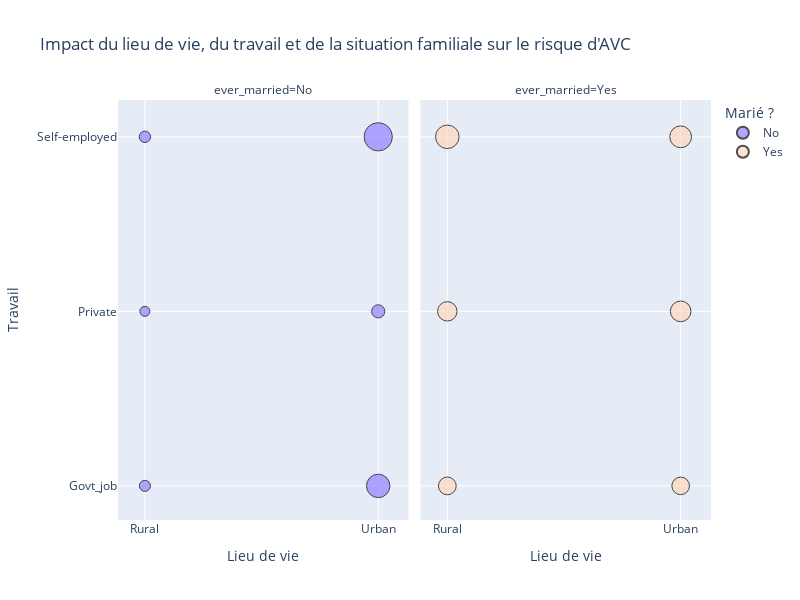

The cell this chart's notebook holds for it:
### Code cell
# Le lieu de vie, le travail mais également la famille peuvent influencer le taux de stress, un changement de mode de vie et de lieu de vie. Voyons si ces caractères ont un impact important sur le risque d’avoir un AVC. 
df = df[df["age"] > 18]
grouped = df.groupby(["Residence_type", "work_type", "ever_married"])["stroke"].mean().reset_index()

fig = px.scatter(grouped, x="Residence_type", y="work_type",
                 size="stroke", color="ever_married", color_discrete_map={"Yes": "#FFD8BE", "No": "#9381FF"},
                 hover_name="Residence_type", facet_col="ever_married",
                 title="Impact du lieu de vie, du travail et de la situation familiale sur le risque d'AVC",
                 labels={"stroke": "Pourcentage d'AVC", "Residence_type": "Lieu de vie", "work_type": "Travail"},
                 width=800, height=600)
fig.update_layout(showlegend=True)
fig.update_layout(legend_title_text="Marié ?")
fig.for_each_trace(lambda t: t.update(marker=dict(line=dict(width=1, color='Black'))))

fig.show()

### Figure 1 — Plotly figure (JSON) as saved in the notebook; plotly's stock layout.template omitted (floating-point values rounded to 4 significant figures)
{"data": [{"hovertemplate": "<b>%{hovertext}</b><br><br>ever_married=No<br>Lieu de vie=%{x}<br>Travail=%{y}<br>Pourcentage d'AVC=%{marker.size}<extra></extra>", "hovertext": ["Rural", "Rural", "Rural", "Urban", "Urban", "Urban"], "legendgroup": "No", "marker": {"color": "#9381FF", "size": [0.01961, 0.01603, 0.02083, 0.08772, 0.02778, 0.1277], "sizemode": "area", "sizeref": 0.0003191, "symbol": "circle", "line": {"color": "Black", "width": 1}}, "mode": "markers", "name": "No", "orientation": "v", "showlegend": true, "x": ["Rural", "Rural", "Rural", "Urban", "Urban", "Urban"], "xaxis": "x", "y": ["Govt_job", "Private", "Self-employed", "Govt_job", "Private", "Self-employed"], "yaxis": "y", "type": "scatter"}, {"hovertemplate": "<b>%{hovertext}</b><br><br>ever_married=Yes<br>Lieu de vie=%{x}<br>Travail=%{y}<br>Pourcentage d'AVC=%{marker.size}<extra></extra>", "hovertext": ["Rural", "Rural", "Rural", "Urban", "Urban", "Urban"], "legendgroup": "Yes", "marker": {"color": "#FFD8BE", "size": [0.05058, 0.06034, 0.08824, 0.04947, 0.06799, 0.07588], "sizemode": "area", "sizeref": 0.0003191, "symbol": "circle", "line": {"color": "Black", "width": 1}}, "mode": "markers", "name": "Yes", "orientation": "v", "showlegend": true, "x": ["Rural", "Rural", "Rural", "Urban", "Urban", "Urban"], "xaxis": "x2", "y": ["Govt_job", "Private", "Self-employed", "Govt_job", "Private", "Self-employed"], "yaxis": "y2", "type": "scatter"}], "layout": {"xaxis": {"anchor": "y", "domain": [0.0, 0.49], "title": {"text": "Lieu de vie"}}, "yaxis": {"anchor": "x", "domain": [0.0, 1.0], "title": {"text": "Travail"}}, "xaxis2": {"anchor": "y2", "domain": [0.51, 1.0], "matches": "x", "title": {"text": "Lieu de vie"}}, "yaxis2": {"anchor": "x2", "domain": [0.0, 1.0], "matches": "y", "showticklabels": false}, "annotations": [{"font": {}, "showarrow": false, "text": "ever_married=No", "x": 0.245, "xanchor": "center", "xref": "paper", "y": 1.0, "yanchor": "bottom", "yref": "paper"}, {"font": {}, "showarrow": false, "text": "ever_married=Yes", "x": 0.755, "xanchor": "center", "xref": "paper", "y": 1.0, "yanchor": "bottom", "yref": "paper"}], "legend": {"title": {"text": "Marié ?"}, "tracegroupgap": 0, "itemsizing": "constant"}, "title": {"text": "Impact du lieu de vie, du travail et de la situation familiale sur le risque d'AVC"}, "height": 600, "width": 800, "showlegend": true}}
